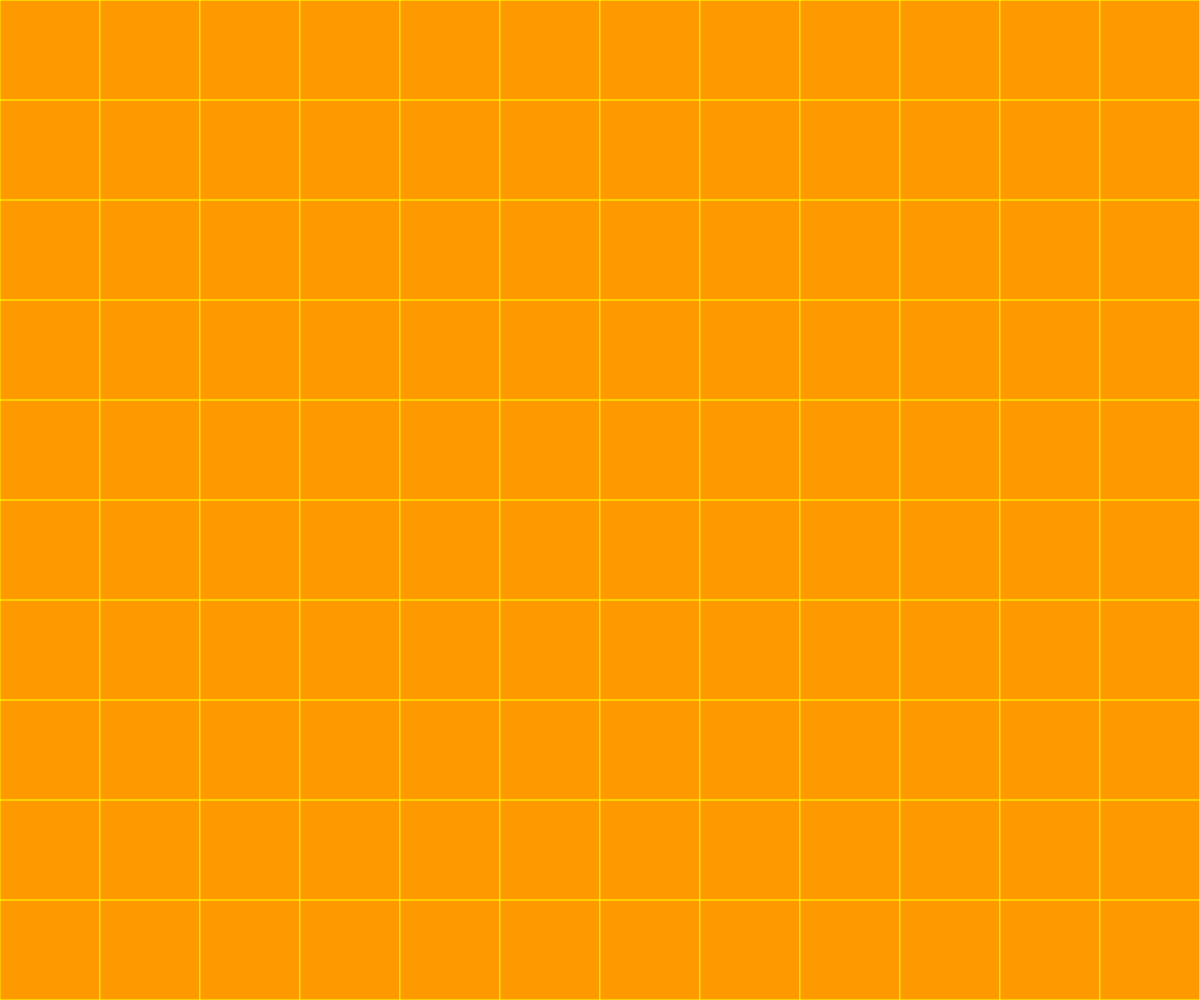
Frame 1 (no input)
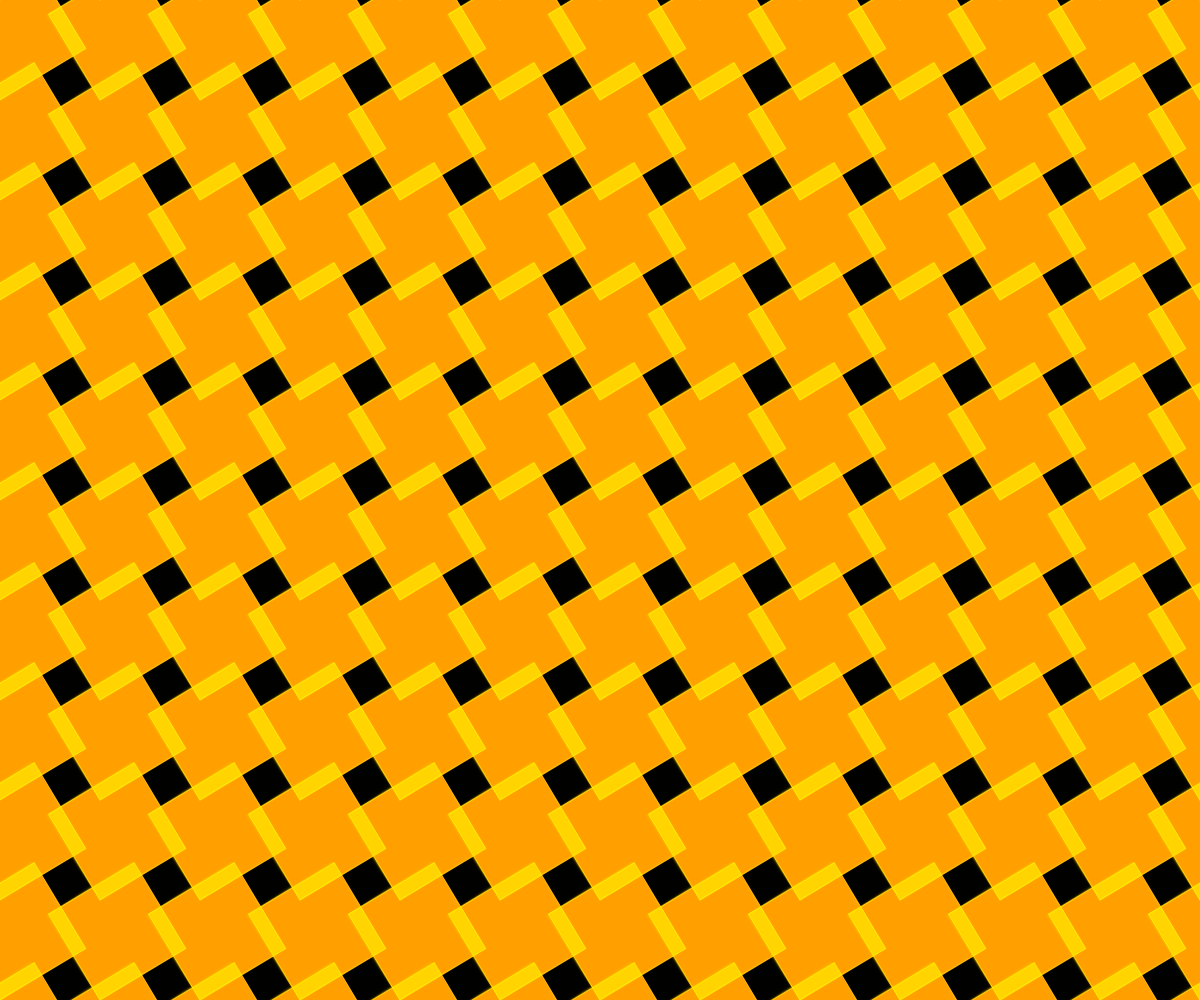
Frame 60 (no input)
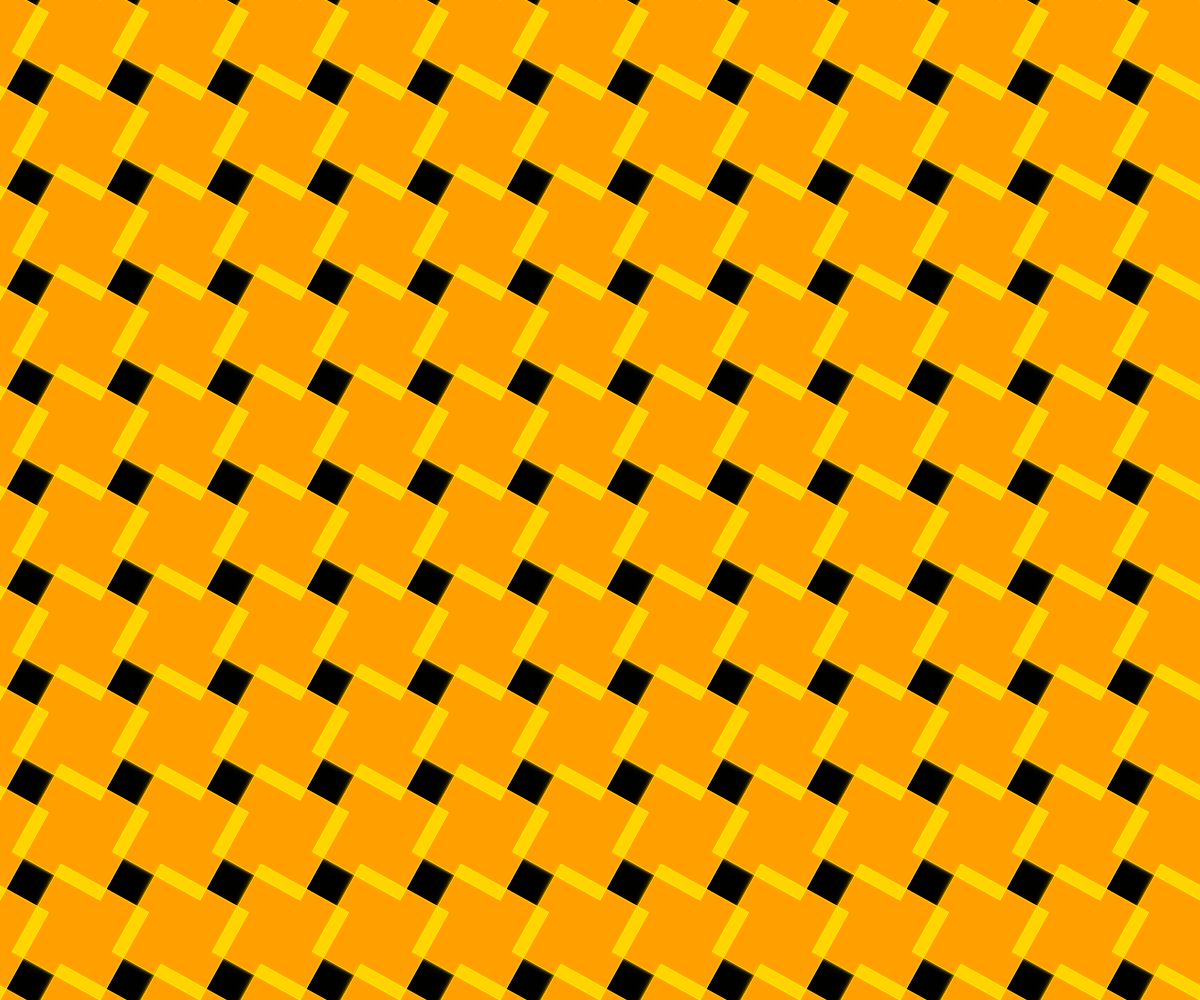
Frame 120 (the mouse pressed at the canvas centre since frame 60)

The p5.js sketch that drew these frames (run headless with seeded random() and noise() and a simulated clock; from frame 60 on, the mouse is pressed at the canvas centre):

// p5.js sketch
// ── sketch.js
let cubeSize = 100;
let cubes = [];
let h = 1;
let hAmount = 1e-1;
function setup() {
  createCanvas(windowWidth, windowHeight);
  angleMode(DEGREES);
  colorMode(HSB);
  blendMode("hard-light");

  for (let i = 0; i < floor(windowWidth / cubeSize) + 2; i++) {
    for (let j = 0; j < floor(windowHeight / cubeSize) + 2; j++) {

      cubes.push(new Cube(i * cubeSize, j * cubeSize, cubeSize));

    }
  }
}

function draw() {
  background(20);
  if (h < 0 || h > 255) {
    hAmount *= -1;
  }
  // stroke(h += hAmount, 255, 255);
  // fill(h += hAmount, 255, 255);

  stroke(50, 255, 255);
  fill(45, 255, 255);

  cubes.forEach(cube => cube.march());
}


class Cube {
  constructor(x, y, cubeSize) {
    this.x = x;
    this.y = y;
    this.cubeSize = cubeSize;
    this.angle = 0;
  }

  march = () => {
    push();

    translate(this.x, this.y);

    rotate(this.angle++);

    if (this.angle % 90 == 0) {
      this.angle = 0;
      this.x += this.cubeSize;
    }

    rect(-this.cubeSize, -this.cubeSize, this.cubeSize);

    if (this.x > windowWidth + (sqrt(2) * this.cubeSize)) {
      this.x = 0;
    }
    pop();

  }
}
